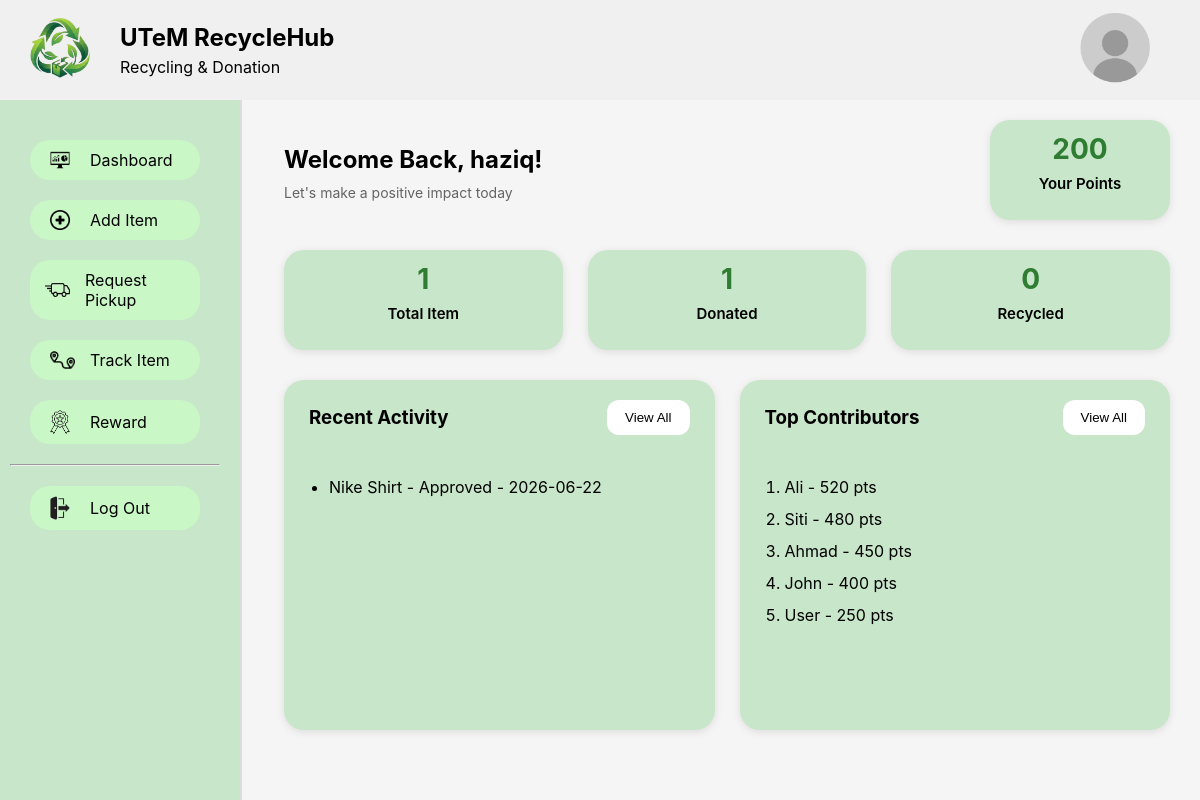
Screenshot of /page/dashboard.php (signed in) with the database file from the repository.
### tables this page shows
CREATE TABLE `item` (
  `ItemId` varchar(15) NOT NULL,
  `ItemName` varchar(70) NOT NULL,
  `Category` varchar(70) NOT NULL,
  `Condition` enum('New','Used','Damaged') NOT NULL,
  `Description` varchar(255) NOT NULL,
  `Image` varchar(255) NOT NULL,
  `ActivityType` enum('Donate','Recycle') NOT NULL,
  `ItemDate` date NOT NULL DEFAULT curdate(),
  `Status` enum('Pending','Approved','Rejected') NOT NULL,
  `UserId` varchar(15) NOT NULL
);

### page/dashboard.php (the view, shortened to what this page needs)
<?php
include("../inc/connect.php");
$userId = $_SESSION['userid'];
$query = "SELECT COUNT(*) AS totalItem
          FROM item
          WHERE UserId = '$userId'";
$result = mysqli_query($conn, $query);
$data = mysqli_fetch_assoc($result);
$totalItem = $data['totalItem'];
$sqlRecent = "SELECT ItemName, Status, ItemDate
              FROM item
              WHERE UserId = '$userId'
              ORDER BY ItemDate DESC
              LIMIT 5";
$resultRecent = $conn->query($sqlRecent);
$userId = $_SESSION['userid'];
$queryDonate = "
SELECT COUNT(*) AS totalDonate
FROM item
WHERE UserId = '$userId'
AND ActivityType = 'Donate'
AND Status = 'Approved'
";
$resultDonate = mysqli_query($conn, $queryDonate);
$totalDonate = mysqli_fetch_assoc($resultDonate)['totalDonate'];
$queryRecycle = "
SELECT COUNT(*) AS totalRecycle
FROM item
WHERE UserId = '$userId'
AND ActivityType = 'Recycle'
AND Status = 'Approved'
";
$resultRecycle = mysqli_query($conn, $queryRecycle);
$totalRecycle = mysqli_fetch_assoc($resultRecycle)['totalRecycle'];
?>
<!DOCTYPE html>
<html lang="en">
<head>
    <link rel="stylesheet" href="../style/global.css">
    <link rel="stylesheet" href="../style/header.css">
    <link rel="stylesheet" href="../style/sidebar.css">
    <link rel="stylesheet" href="../style/dashboard.css">
</head>
<body>
    <?php include("header.php"); ?>
    <div id="main">
        <?php include("sidebar.php"); ?>
        <div id="content">
            <div id="content1">
                <div class="welcome">
                    <h2>Welcome Back, <?= $_SESSION['name']; ?>!</h2>
                    <p>Let's make a positive impact today</p>
                </div>
                <div class="boxPoint">
                    <h3>200</h3>
                    <p>Your Points</p>
                </div>
            </div>
            <div id="content2">
                <div class="box">
                    <h2><?php echo $totalItem; ?></h2>
                    <p>Total Item</p>
                </div>
                <div class="box">
                    <h3><?= $totalDonate ?></h3>
                    <p>Donated</p>
                </div>
                <div class="box">
                    <h3><?= $totalRecycle ?></h3>
                    <p>Recycled</p>
                </div>
            </div>
            <div id="content3">
                <div class="box2">
                    <div class="boxHeader">
                        <h3>Recent Activity</h3>
                        <button onclick="toggleActivity()">View All</button>
                    </div>
                    <ul class="activityList" id="activityList">
                        <?php
                        while ($row = $resultRecent->fetch_assoc()) {
                        ?>
                            <li>
                                <?= $row['ItemName'] ?> - <?= $row['Status'] ?> - <?= $row['ItemDate'] ?>
                            </li>
                        <?php
                        }
                        ?>
                    </ul>
                </div>
                <div class="box2">
                    <div class="boxHeader">
                        <h3>Top Contributors</h3>
                        <button onclick="toggleContributor()">View All</button>
                    </div>
                    <ol class="contributorList" id="contributorList">
                        <li>Ali - 520 pts</li>
                        <li>Siti - 480 pts</li>
                        <li>Ahmad - 450 pts</li>
                        <li class="hiddenContributor">John - 400 pts</li>
                        <li class="hiddenContributor">User - 250 pts</li>
                    </ol>
                </div>
            </div>
        </div>
    </div>
</body>
</html>

### style/global.css (style rules this page uses)
body { margin: 0; background-color: whitesmoke; font-family: -apple-system, BlinkMacSystemFont, "Segoe UI", Roboto, Helvetica, Arial, sans-serif; }

### style/sidebar.css (style rules this page uses)
#main { display:flex; align-items:stretch; }

### style/dashboard.css (style rules this page uses)
h2 { margin-bottom:0; }
.welcome p { margin-top:10px; font-size:14px; color: rgb(100, 100, 100); }
#main { min-height:100vh; display:flex; position:relative; }
#content { margin-left:284px; margin-top:120px; flex:1; padding:0 30px 30px 0; }
#content1 { display:flex; justify-content:space-between; align-items:center; }
#content2 { display:grid; grid-template-columns:repeat(3,1fr); gap:25px; margin-top:30px; }
#content3 { display:flex; gap:25px; margin-top:30px; }
.boxPoint { background:#c8e6c9; width:180px; height:100px; border-radius:20px; display:flex; flex-direction:column; justify-content:center; align-items:center; box-shadow:0 2px 8px rgba(0,0,0,0.1); }
.box { background:#c8e6c9; height:100px; border-radius:20px; display:flex; flex-direction:column; justify-content:center; align-items:center; box-shadow:0 2px 8px rgba(0,0,0,0.1); }
.box h2, .box h3, .boxPoint h3 { margin:0; font-size:28px; color:#2e7d32; }
.box p, .boxPoint p { margin-top:8px; font-size:15px; font-weight:600; }
.box2 { flex:1; min-height:350px; background:#c8e6c9; border-radius:20px; box-shadow:0 2px 8px rgba(0,0,0,0.1); }
.boxHeader { display:flex; justify-content:space-between; align-items:center; padding:20px 25px; }
.boxHeader h3 { margin:0; }
.boxHeader button { border:none; background:white; border-radius:12px; padding:10px 18px; cursor:pointer; }
.activityList, .contributorList { padding:0 45px 30px 45px; line-height:2; }

### rows the page displays
item: ItemName "Nike Shirt", Status "Approved", ItemDate "2026-06-22"

### other values shown
$_SESSION['name'] "haziq"
$totalItem "1"
$totalDonate "1"
$totalRecycle "0"
